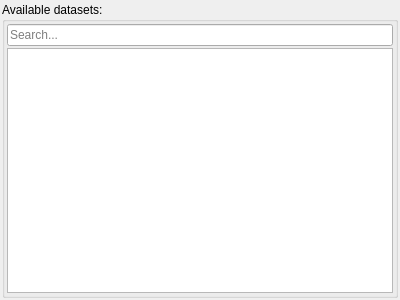
<?xml version="1.0" encoding="UTF-8"?>
<ui version="4.0">
 <class>DatasetsListBrowser</class>
 <widget class="QWidget" name="DatasetsListBrowser">
  <property name="geometry">
   <rect>
    <x>0</x>
    <y>0</y>
    <width>400</width>
    <height>300</height>
   </rect>
  </property>
  <property name="windowTitle">
   <string>Datasets list</string>
  </property>
  <layout class="QVBoxLayout" name="verticalLayout_2">
   <property name="spacing">
    <number>2</number>
   </property>
   <property name="leftMargin">
    <number>2</number>
   </property>
   <property name="topMargin">
    <number>2</number>
   </property>
   <property name="rightMargin">
    <number>2</number>
   </property>
   <property name="bottomMargin">
    <number>2</number>
   </property>
   <item>
    <widget class="QGroupBox" name="datasetsGroup">
     <property name="title">
      <string>Available datasets:</string>
     </property>
     <layout class="QVBoxLayout" name="verticalLayout">
      <property name="spacing">
       <number>2</number>
      </property>
      <property name="leftMargin">
       <number>2</number>
      </property>
      <property name="topMargin">
       <number>2</number>
      </property>
      <property name="rightMargin">
       <number>2</number>
      </property>
      <property name="bottomMargin">
       <number>2</number>
      </property>
      <item>
       <widget class="QLineEdit" name="searchLineEdit">
        <property name="placeholderText">
         <string>Search...</string>
        </property>
        <property name="clearButtonEnabled">
         <bool>true</bool>
        </property>
       </widget>
      </item>
      <item>
       <widget class="QListWidget" name="datasetsList"/>
      </item>
     </layout>
    </widget>
   </item>
  </layout>
 </widget>
 <resources/>
 <connections/>
</ui>
